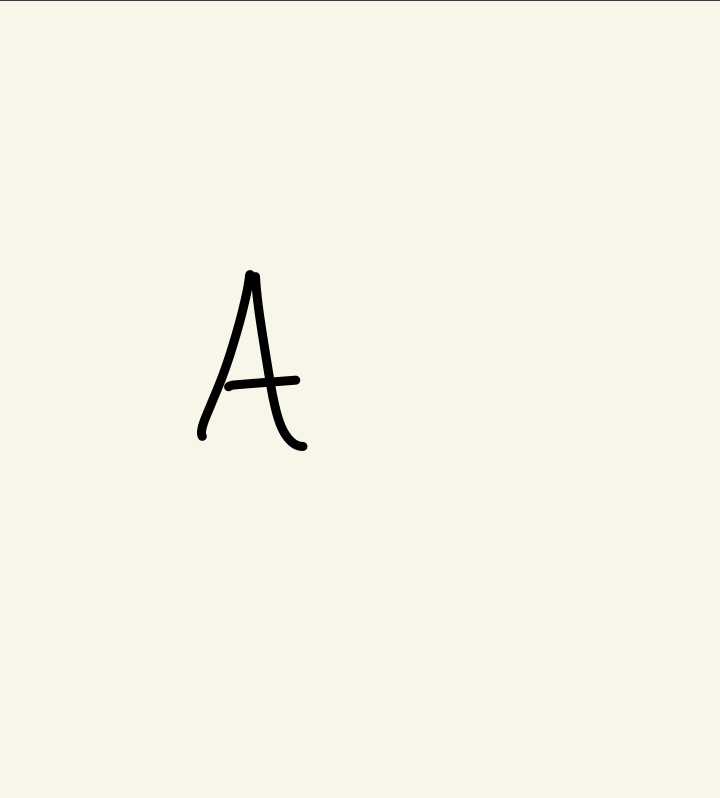
#> input picture MachineLearning/LetterRecognition/IMG_0154.jpg, 720 x 798 px, found by its file name
$ jupyter execute --allow-errors LetterRecognition-ML.ipynb
#> lines starting #> are read from the running program, lines starting #| are printed output that depends on the picture; after the words box and inside, x2 and y2 are one past the last pixel; in counts of white or black regions, pixels touching at a corner belong together
[cell 1]
# Handwriting Classifier
# Transfer Learning: MNIST CNN, Handwritten A-E Classifier


#!pip install tensorflow opencv-python matplotlib scikit-learn

import os
import random
import matplotlib.pyplot as plt
import tensorflow as tf
import numpy as np
import cv2

from IPython.display import display
from tensorflow.keras.datasets import mnist
from tensorflow.keras import layers, models
from tensorflow.keras.preprocessing.image import ImageDataGenerator
from sklearn.model_selection import train_test_split
from sklearn.metrics import confusion_matrix, ConfusionMatrixDisplay, classification_report

# set a seed for reproducibility
SEED = 23
random.seed(SEED)
np.random.seed(SEED)
tf.random.set_seed(SEED)
#> (this line was passed over: tensorflow is not available in this run)

print("TensorFlow version:", tf.__version__)

[cell 2]
# 1. Attaching handwritten letters


# Local paths
#local_paths = [
#    "/mnt/data/IMG_0154.jpg",  # A
 #   "/mnt/data/IMG_0155.jpg",  # B
  #  "/mnt/data/IMG_0156.jpg",  # C
   # "/mnt/data/IMG_0157.jpg",  # D
    #"/mnt/data/IMG_0158.jpg",  # E
#]

# Google paths if attaching directly to colab's files in left side bar
drive_paths = [
    "/content/IMG_0154.jpg",  # A
    "/content/IMG_0155.jpg",  # B
    "/content/IMG_0156.jpg",  # C
    "/content/IMG_0157.jpg",  # D
    "/content/IMG_0158.jpg",  # E
]

# [7 lines of commented-out code are left out]
image_paths = drive_paths

letters = np.array(["A", "B", "C", "D", "E"])
letter_labels = np.arange(len(letters))

missing_files = [p for p in image_paths if not os.path.exists(p)]
if missing_files:
    raise FileNotFoundError(f"Missing image files: {missing_files}")

print("Letter files:")
for letter, path in zip(letters, image_paths):
    print(letter, "->", path)

[cell 3]
# 2. Preprocess attached images


def preprocess_letter_image(path, target_size=28, margin=8, debug=False):
    """
    Converts handwritten letter image into MNIST like input.

    Output:
    - 28x28 grayscale image
    - black background
    - white handwritten stroke
    - normalized to [0, 1]
    - shape: (28, 28, 1)
    """
#> called with path = '/content/IMG_0154.jpg', target_size = 28, margin = 8, debug = False

    img = cv2.imread(path, cv2.IMREAD_GRAYSCALE)
#> img: shape (798, 720); min 0, max 246, mean 243.1

    if img is None:
        raise ValueError(f"Could not read image: {path}")

    # Blur removes small image noise; Gaussian Blur - this has led to higher accuracy
    #blurred = cv2.GaussianBlur(img, (5, 5), 0)

    #or use median blur since it is best used for handwritting
    blurred = cv2.medianBlur(img, 3)

    # Inverted threshold: dark handwriting becomes white foreground
    _, mask = cv2.threshold(
        blurred,
        0,
        255,
        cv2.THRESH_BINARY_INV + cv2.THRESH_OTSU
    )
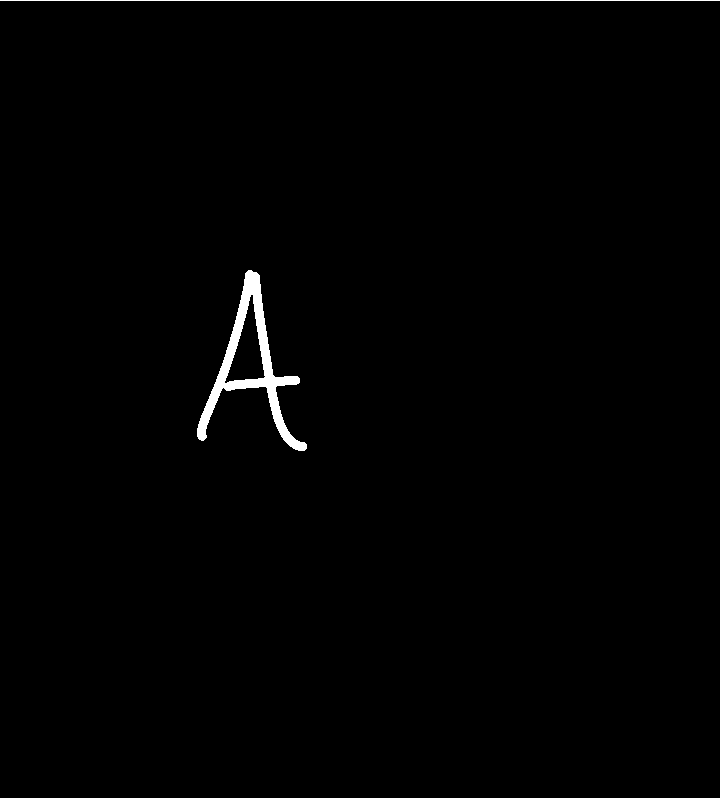
#> mask: shape (798, 720); 0.8% white; 2 white regions, box (x1, y1, x2, y2) and area: (197, 270, 307, 451) 3902, (0, 0, 720, 1) 720

    # Find ink pixels
    coords = cv2.findNonZero(mask)
#> coords = contour of 4622 points, box (x1, y1, x2, y2) (0, 0, 720, 451), area 107162

    if coords is None:
        raise ValueError(f"No handwriting detected in image: {path}")

    # Bounding box around handwriting
    x, y, w, h = cv2.boundingRect(coords)
#> x = 0; y = 0; w = 720; h = 451

    # Add margin around  handwriting
    x0 = max(x - margin, 0)
#> x0 = 0
    y0 = max(y - margin, 0)
#> y0 = 0
    x1 = min(x + w + margin, mask.shape[1])
#> x1 = 720
    y1 = min(y + h + margin, mask.shape[0])
#> y1 = 459

    crop = mask[y0:y1, x0:x1]

    # Pad to square that way the letters do not get distorted
    side = max(crop.shape[0], crop.shape[1])
#> side = 720
    square = np.zeros((side, side), dtype=np.uint8)

    y_offset = (side - crop.shape[0]) // 2
#> y_offset = 130
    x_offset = (side - crop.shape[1]) // 2
#> x_offset = 0

    square[
        y_offset:y_offset + crop.shape[0],
        x_offset:x_offset + crop.shape[1]
    ] = crop
#> square: shape (720, 720); 0.89% white; 2 white regions, box (x1, y1, x2, y2) and area: (197, 400, 307, 581) 3902, (0, 130, 720, 131) 720

    # Resize to MNIST dimensions
    resized = cv2.resize(
        square,
        (target_size, target_size),
        interpolation=cv2.INTER_AREA
    )

    # Normalizing
    normalized = resized.astype("float32") / 255.0

    if debug:
        fig, axes = plt.subplots(1, 4, figsize=(12, 3))

        axes[0].imshow(img, cmap="gray")
        axes[0].set_title("Original")
        axes[1].imshow(mask, cmap="gray")
        axes[1].set_title("Thresholded Ink")
        axes[2].imshow(crop, cmap="gray")
        axes[2].set_title("Cropped")
        axes[3].imshow(normalized, cmap="gray")
        axes[3].set_title("Final 28x28")

        for ax in axes:
            ax.axis("off")

        plt.show()

    return normalized[..., np.newaxis]


# Process all A-E images
letter_images = np.stack([
    preprocess_letter_image(path, debug=False)
    for path in image_paths
])
#> call 2 of preprocess_letter_image, with path = '/content/IMG_0155.jpg', target_size = 28, margin = 8, debug = False
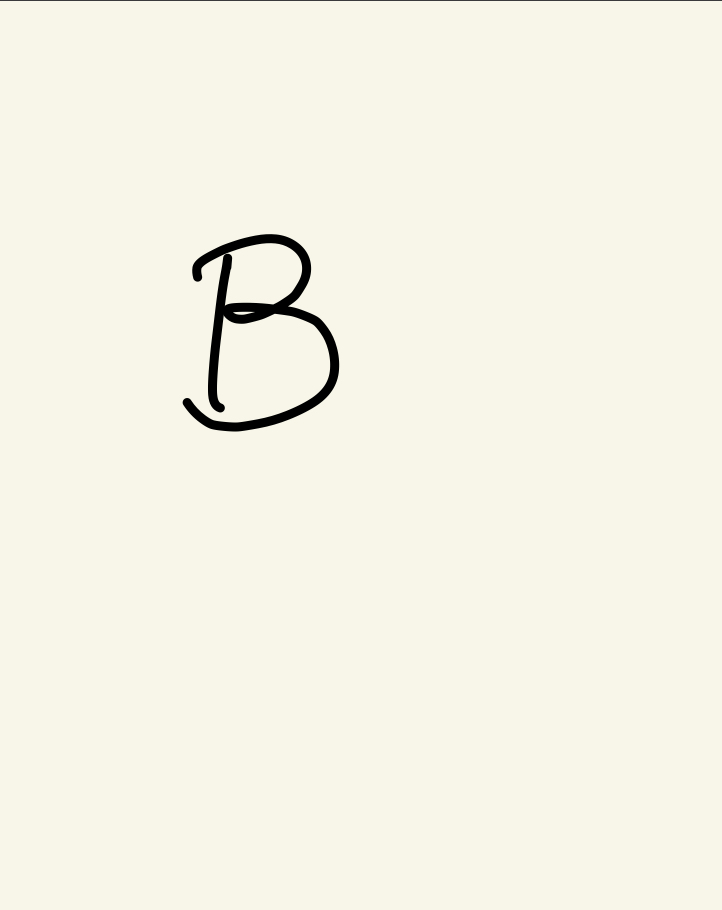
#> input picture MachineLearning/LetterRecognition/IMG_0155.jpg, 722 x 910 px, found by its file name
#> in preprocess_letter_image (call 2), `_, mask = cv2.threshold( blurred, 0, 255, cv2.THRESH_BINARY_INV + cv2...`: mask: shape (910, 722); 1.1% white; 2 white regions, box (x1, y1, x2, y2) and area: (183, 234, 339, 432) 6605, (0, 0, 722, 1) 722
#> in preprocess_letter_image (call 2), `coords = cv2.findNonZero(mask)`: coords = contour of 7327 points, box (x1, y1, x2, y2) (0, 0, 722, 432), area 115679
#> in preprocess_letter_image (call 2), `x, y, w, h = cv2.boundingRect(coords)`: w = 722; h = 432
#> in preprocess_letter_image (call 2), `x1 = min(x + w + margin, mask.shape[1])`: x1 = 722
#> in preprocess_letter_image (call 2), `y1 = min(y + h + margin, mask.shape[0])`: y1 = 440
#> in preprocess_letter_image (call 2), `square[ y_offset:y_offset + crop.shape[0], x_offset:x_offset + crop.sh..`: square: shape (722, 722); 1.4% white; 2 white regions, box (x1, y1, x2, y2) and area: (183, 375, 339, 573) 6605, (0, 141, 722, 142) 722
#> call 3 of preprocess_letter_image, with path = '/content/IMG_0156.jpg', target_size = 28, margin = 8, debug = False
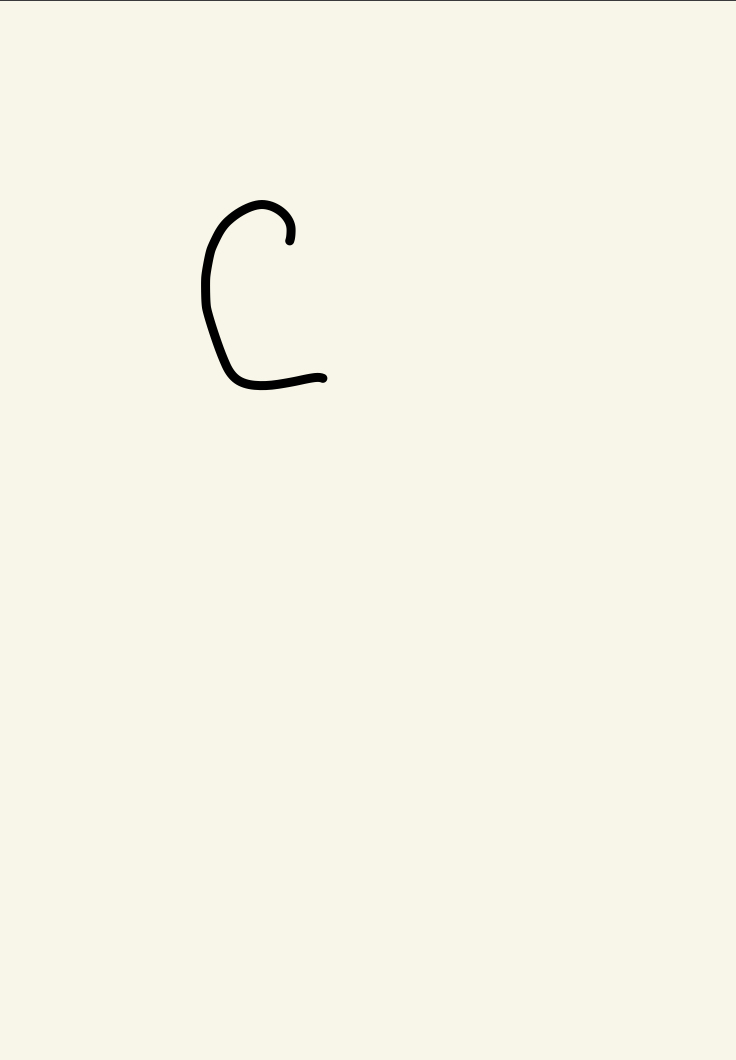
#> input picture MachineLearning/LetterRecognition/IMG_0156.jpg, 736 x 1060 px, found by its file name
#> in preprocess_letter_image (call 3), `_, mask = cv2.threshold( blurred, 0, 255, cv2.THRESH_BINARY_INV + cv2...`: mask: shape (1060, 736); 0.51% white; 2 white regions, box (x1, y1, x2, y2) and area: (201, 200, 327, 390) 3252, (0, 0, 736, 1) 736
#> in preprocess_letter_image (call 3), `coords = cv2.findNonZero(mask)`: coords = contour of 3988 points, box (x1, y1, x2, y2) (0, 0, 736, 390), area 89302
#> in preprocess_letter_image (call 3), `x, y, w, h = cv2.boundingRect(coords)`: w = 736; h = 390
#> in preprocess_letter_image (call 3), `x1 = min(x + w + margin, mask.shape[1])`: x1 = 736
#> in preprocess_letter_image (call 3), `y1 = min(y + h + margin, mask.shape[0])`: y1 = 398
#> in preprocess_letter_image (call 3), `square[ y_offset:y_offset + crop.shape[0], x_offset:x_offset + crop.sh..`: square: shape (736, 736); 0.74% white; 2 white regions, box (x1, y1, x2, y2) and area: (201, 369, 327, 559) 3252, (0, 169, 736, 170) 736
#> call 4 of preprocess_letter_image, with path = '/content/IMG_0157.jpg', target_size = 28, margin = 8, debug = False
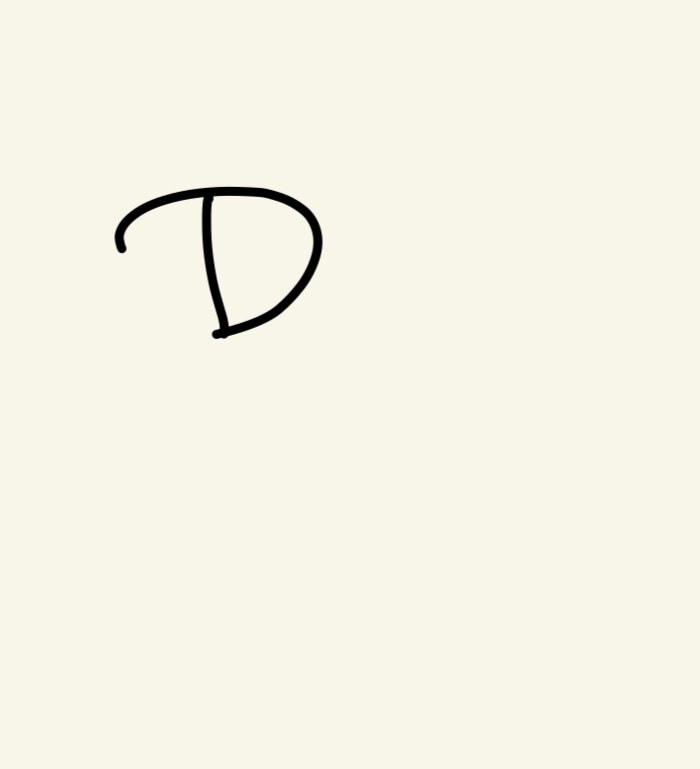
#> input picture MachineLearning/LetterRecognition/IMG_0157.jpg, 700 x 769 px, found by its file name
#> in preprocess_letter_image (call 4), `_, mask = cv2.threshold( blurred, 0, 255, cv2.THRESH_BINARY_INV + cv2...`: mask: shape (769, 700); 0.91% white; 1 white region, box (x1, y1, x2, y2) and area: (115, 187, 322, 339) 4919
#> in preprocess_letter_image (call 4), `coords = cv2.findNonZero(mask)`: coords = contour of 4919 points, box (x1, y1, x2, y2) (115, 187, 322, 339), area 3080
#> in preprocess_letter_image (call 4), `x, y, w, h = cv2.boundingRect(coords)`: x = 115; y = 187; w = 207; h = 152
#> in preprocess_letter_image (call 4), `x0 = max(x - margin, 0)`: x0 = 107
#> in preprocess_letter_image (call 4), `y0 = max(y - margin, 0)`: y0 = 179
#> in preprocess_letter_image (call 4), `x1 = min(x + w + margin, mask.shape[1])`: x1 = 330
#> in preprocess_letter_image (call 4), `y1 = min(y + h + margin, mask.shape[0])`: y1 = 347
#> in preprocess_letter_image (call 4), `crop = mask[y0:y1, x0:x1]`: crop: shape (168, 223); 13.1% white; 1 white region, box (x1, y1, x2, y2) and area: (8, 8, 215, 160) 4919
#> in preprocess_letter_image (call 4), `square[ y_offset:y_offset + crop.shape[0], x_offset:x_offset + crop.sh..`: square: shape (223, 223); 9.9% white; 1 white region, box (x1, y1, x2, y2) and area: (8, 35, 215, 187) 4919
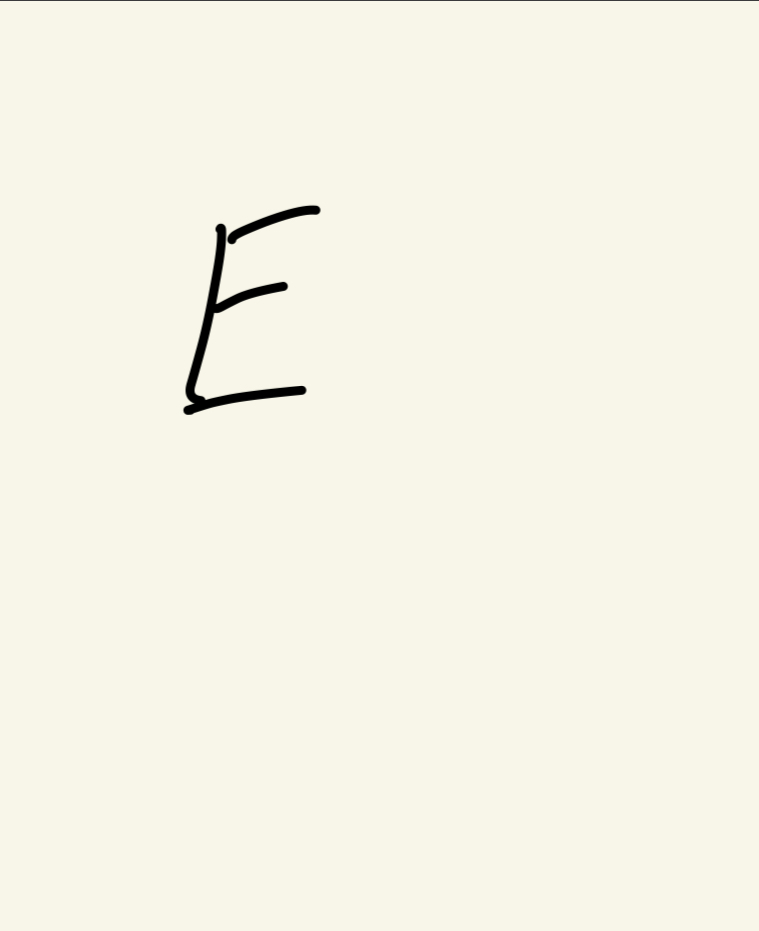
#> input picture MachineLearning/LetterRecognition/IMG_0158.jpg, 759 x 931 px, found by its file name
#> in preprocess_letter_image (call 5), `_, mask = cv2.threshold( blurred, 0, 255, cv2.THRESH_BINARY_INV + cv2...`:
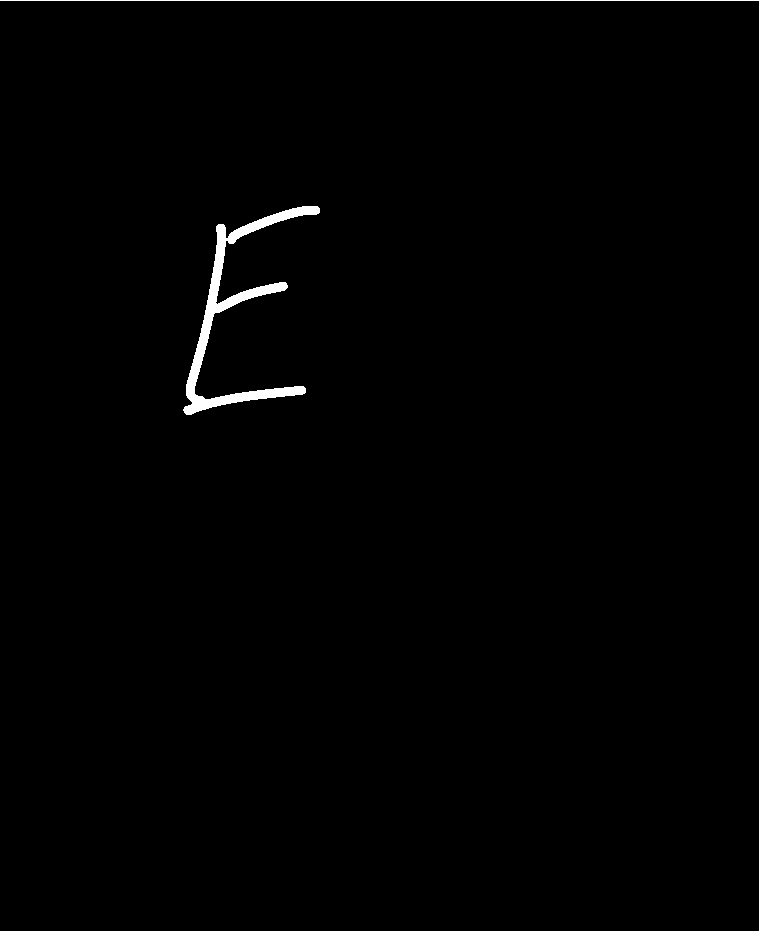
#> mask: shape (931, 759); 0.73% white; 2 white regions, box (x1, y1, x2, y2) and area: (183, 206, 320, 415) 4415, (0, 0, 759, 1) 759
#> in preprocess_letter_image (call 5), `coords = cv2.findNonZero(mask)`: coords = contour of 5174 points, box (x1, y1, x2, y2) (0, 0, 759, 415), area 115690
#> in preprocess_letter_image (call 5), `x, y, w, h = cv2.boundingRect(coords)`: x = 0; w = 759; h = 415
#> in preprocess_letter_image (call 5), `x0 = max(x - margin, 0)`: x0 = 0
#> in preprocess_letter_image (call 5), `x1 = min(x + w + margin, mask.shape[1])`: x1 = 759
#> in preprocess_letter_image (call 5), `y1 = min(y + h + margin, mask.shape[0])`: y1 = 423
#> in preprocess_letter_image (call 5), `square[ y_offset:y_offset + crop.shape[0], x_offset:x_offset + crop.sh..`: square: shape (759, 759); 0.9% white; 2 white regions, box (x1, y1, x2, y2) and area: (183, 374, 320, 583) 4415, (0, 168, 759, 169) 759
#> in preprocess_letter_image (call 5), `resized = cv2.resize( square, (target_size, target_size), interpolatio..`:
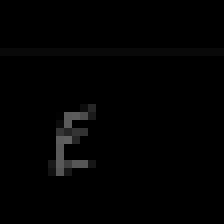
#> resized: shape (28, 28) (shown 8 times larger); min 0, max 95, mean 2.3

print("letter_images shape:", letter_images.shape)
#| letter_images shape: (5, 28, 28, 1)

# Preview processed letters
plt.figure(figsize=(8, 2))
#> (this line was passed over: IPython is not available in this run)

#> (the rest of this cell did not finish here and is left out)

#> (a cell that did not finish here is left out)

#> (a cell that did not finish here is left out)

Now we can see each individual accuracy per letter instead

[cell 6]
# Accuracy  for A, B, C, D, E
# Class-wise validation and testing accuracy

class ClassWiseAccuracyCallback(tf.keras.callbacks.Callback):
    # [38 lines left out: functions __init__, on_epoch_end, not called in this run]

#> (a cell that did not finish here is left out)

#> (a cell that did not finish here is left out)

[cell 9]
# 7. Final prediction and evaluation on original A-E images


from sklearn.metrics import confusion_matrix, ConfusionMatrixDisplay, classification_report
import pandas as pd

# Predict probabilities for the original letter images
#> (the rest of this cell did not finish here and is left out)

[cell 10]
# 7A. Original processed images with predictions


plt.figure(figsize=(12, 3))
#> (this line was passed over: IPython is not available in this run)
